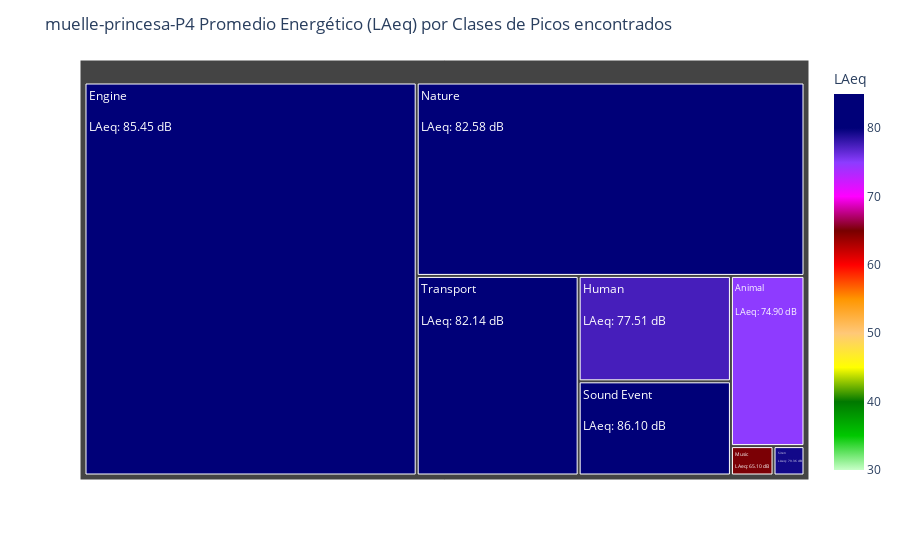

Write notebook code for a chart like this one.
### Code cell
display_name = 'display_name'
iso_taxonomy = 'iso_taxonomy'
classes = 'class'

brown_1 = 'Brown_Level_1'
brown_2 = 'Brown_Level_2'
brown_3 = 'Brown_Level_3'
noiseport_1 = 'NoisePort_Level_1'
noiseport_2 = 'NoisePort_Level_2'

class_to_plot = noiseport_1

grouped_df = df_merged.groupby(class_to_plot).agg(
            number=(classes, 'size'),
            LAeq=('LAeq', lambda x: leq(x))
        ).reset_index()

fig = px.treemap(grouped_df, 
                path=[class_to_plot],  
                values='number',
                color='LAeq',
                color_continuous_scale=custom_color_scale,
                range_color=[30, 85],
                hover_data={'LAeq': True, 'number': True},
                custom_data=['LAeq'],                  
                )

fig.update_layout(title=f'{title} Promedio Energético (LAeq) por Clases de Picos encontrados')
fig.update_traces(hovertemplate='<b>%{label}</b><br>LAeq: %{customdata[0]:.2f} dB<br>Count: %{value}')
fig.update_traces(texttemplate='%{label}<br><br>LAeq: %{customdata[0]:.2f} dB')
fig.show()

# fig.write_html(os.path.join(folder_output, f'{title}_LAeq_class_mean.html'))
# save the csv file
# grouped_df.to_csv(os.path.join(folder_output, f'{title}_LAeq_class_mean.csv'))

### Figure 1 — Plotly figure (JSON) as saved in the notebook; plotly's stock layout.template omitted (floating-point values rounded to 4 significant figures)
{"data": [{"branchvalues": "total", "customdata": [[74.9, 110], [85.45, 1147], [77.51, 141], [65.1, 11], [82.58, 659], [79.36, 8], [86.1, 126], [82.14, 284]], "domain": {"x": [0, 1], "y": [0, 1]}, "hovertemplate": "<b>%{label}</b><br>LAeq: %{customdata[0]:.2f} dB<br>Count: %{value}", "ids": ["Animal", "Engine", "Human", "Music", "Nature", "Siren", "Sound Event", "Transport"], "labels": ["Animal", "Engine", "Human", "Music", "Nature", "Siren", "Sound Event", "Transport"], "marker": {"coloraxis": "coloraxis", "colors": [74.9, 85.45, 77.51, 65.1, 82.58, 79.36, 86.1, 82.14]}, "name": "", "parents": ["", "", "", "", "", "", "", ""], "texttemplate": "%{label}<br><br>LAeq: %{customdata[0]:.2f} dB", "type": "treemap", "values": [110, 1147, 141, 11, 659, 8, 126, 284]}], "layout": {"coloraxis": {"cmax": 85, "cmin": 30, "colorbar": {"title": {"text": "LAeq"}}, "colorscale": [[0, "#c8ffc8"], [0.09091, "#00c800"], [0.1818, "#007800"], [0.2727, "#ffff00"], [0.3636, "#ffc878"], [0.4545, "#ff9600"], [0.5455, "#ff0000"], [0.6364, "#780000"], [0.7273, "#ff00ff"], [0.8182, "#8c3cff"], [0.9091, "#000078"], [1, "#000078"]]}, "legend": {"tracegroupgap": 0}, "margin": {"t": 60}, "title": {"text": "muelle-princesa-P4 Promedio Energético (LAeq) por Clases de Picos encontrados"}}}
